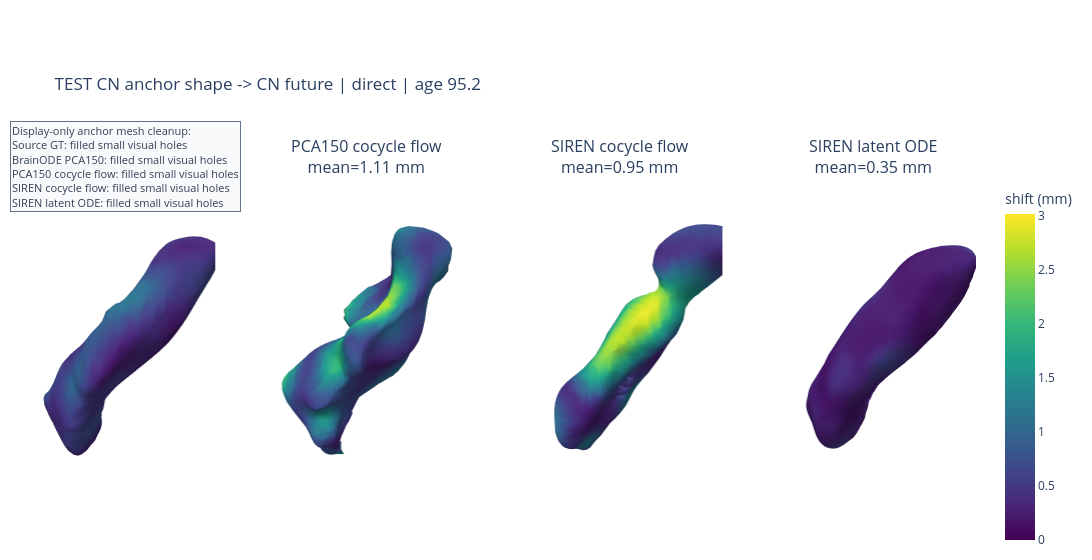
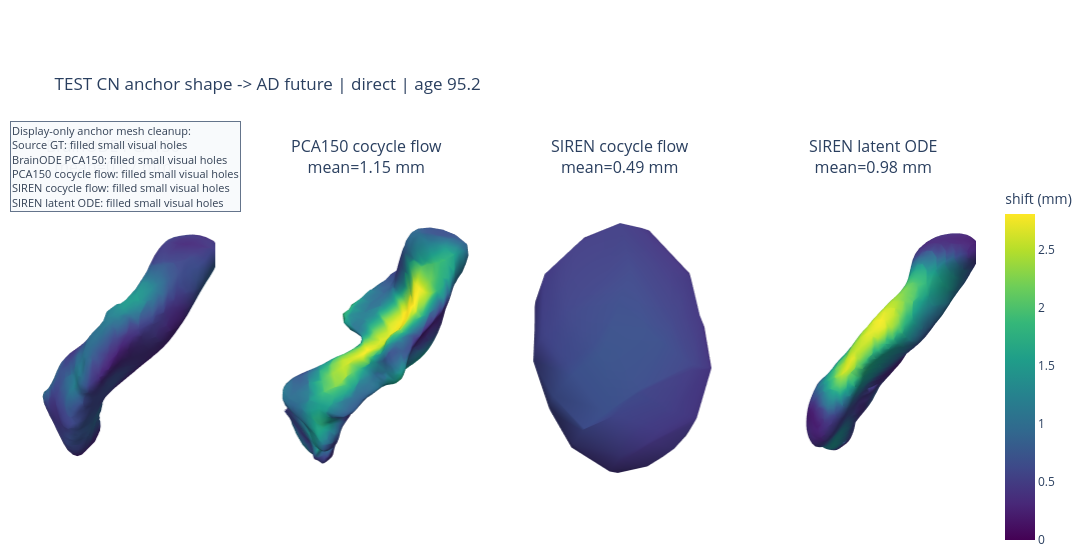

Source (notebook cell) for these figures, in order:
### Markdown cell above
## Long-horizon anchor change maps

These are source-to-future change maps for the selected anchor subject in the test split.
The source mesh is fixed. Only the requested future age and disease condition change.
These are not compared to real 20-year ground truth because that follow-up is outside the observed data.
Instead, they show whether a model produces a slow CN-like future or a faster AD-like future from
the same baseline anatomy.

### Code cell
display(Markdown(
    "### CN anchor -> CN future condition\n"
    "Input is a test-split CN source mesh. Every model forecasts the same long-horizon future age "
    "using the CN condition. The heatmap is future-vs-source displacement, so it shows predicted aging "
    "change from the baseline shape."
))
fig, table = ctx.plot_anchor_change_maps(
    split="test",
    diagnosis="CN",
    condition_label="CN",
    transport="direct",
)
fig.show()
display(table)

display(Markdown(
    "### CN anchor -> AD counterfactual future condition\n"
    "The source shape is still the same CN baseline mesh, but the disease condition is switched to AD. "
    "A useful disease-conditioned model should generally show a stronger hippocampal change than the "
    "CN-conditioned rollout from the same source."
))
fig, table = ctx.plot_anchor_change_maps(
    split="test",
    diagnosis="CN",
    condition_label="AD",
    transport="direct",
)
fig.show()
display(table)

### Figure 1 — Plotly figure (JSON) as saved in the notebook; plotly's stock layout.template omitted (floating-point values rounded to 4 significant figures; data arrays with more than 128 entries replaced by an {"elided": "..."} marker saying what was removed)
{"data": [{"cmax": 3.02, "cmin": 0, "colorscale": [[0, "#440154"], [0.1111, "#482878"], [0.2222, "#3e4989"], [0.3333, "#31688e"], [0.4444, "#26828e"], [0.5556, "#1f9e89"], [0.6667, "#35b779"], [0.7778, "#6ece58"], [0.8889, "#b5de2b"], [1, "#fde725"]], "flatshading": false, "hovertemplate": "shift=%{intensity:.6f}<extra></extra>", "i": {"elided": "4408 int values"}, "intensity": {"elided": "2206 float values"}, "intensitymode": "vertex", "j": {"elided": "4408 int values"}, "k": {"elided": "4408 int values"}, "lighting": {"ambient": 0.58, "diffuse": 0.82, "fresnel": 0.02, "roughness": 0.7, "specular": 0.15}, "lightposition": {"x": 170, "y": 130, "z": 110}, "name": "BrainODE PCA150", "opacity": 1, "scene": "scene", "showlegend": false, "showscale": false, "type": "mesh3d", "x": {"elided": "2206 float values"}, "y": {"elided": "2206 float values"}, "z": {"elided": "2206 float values"}}, {"cmax": 3.02, "cmin": 0, "colorscale": [[0, "#440154"], [0.1111, "#482878"], [0.2222, "#3e4989"], [0.3333, "#31688e"], [0.4444, "#26828e"], [0.5556, "#1f9e89"], [0.6667, "#35b779"], [0.7778, "#6ece58"], [0.8889, "#b5de2b"], [1, "#fde725"]], "flatshading": false, "hovertemplate": "shift=%{intensity:.6f}<extra></extra>", "i": {"elided": "4408 int values"}, "intensity": {"elided": "2206 float values"}, "intensitymode": "vertex", "j": {"elided": "4408 int values"}, "k": {"elided": "4408 int values"}, "lighting": {"ambient": 0.58, "diffuse": 0.82, "fresnel": 0.02, "roughness": 0.7, "specular": 0.15}, "lightposition": {"x": 170, "y": 130, "z": 110}, "name": "PCA150 cocycle flow", "opacity": 1, "scene": "scene2", "showlegend": false, "showscale": false, "type": "mesh3d", "x": {"elided": "2206 float values"}, "y": {"elided": "2206 float values"}, "z": {"elided": "2206 float values"}}, {"cmax": 3.02, "cmin": 0, "colorscale": [[0, "#440154"], [0.1111, "#482878"], [0.2222, "#3e4989"], [0.3333, "#31688e"], [0.4444, "#26828e"], [0.5556, "#1f9e89"], [0.6667, "#35b779"], [0.7778, "#6ece58"], [0.8889, "#b5de2b"], [1, "#fde725"]], "flatshading": false, "hovertemplate": "shift=%{intensity:.6f}<extra></extra>", "i": {"elided": "8622 int values"}, "intensity": {"elided": "4299 float values"}, "intensitymode": "vertex", "j": {"elided": "8622 int values"}, "k": {"elided": "8622 int values"}, "lighting": {"ambient": 0.58, "diffuse": 0.82, "fresnel": 0.02, "roughness": 0.7, "specular": 0.15}, "lightposition": {"x": 170, "y": 130, "z": 110}, "name": "SIREN cocycle flow", "opacity": 1, "scene": "scene3", "showlegend": false, "showscale": false, "type": "mesh3d", "x": {"elided": "4299 float values"}, "y": {"elided": "4299 float values"}, "z": {"elided": "4299 float values"}}, {"cmax": 3.02, "cmin": 0, "colorbar": {"title": {"text": "shift (mm)"}}, "colorscale": [[0, "#440154"], [0.1111, "#482878"], [0.2222, "#3e4989"], [0.3333, "#31688e"], [0.4444, "#26828e"], [0.5556, "#1f9e89"], [0.6667, "#35b779"], [0.7778, "#6ece58"], [0.8889, "#b5de2b"], [1, "#fde725"]], "flatshading": false, "hovertemplate": "shift=%{intensity:.6f}<extra></extra>", "i": {"elided": "12966 int values"}, "intensity": {"elided": "6545 float values"}, "intensitymode": "vertex", "j": {"elided": "12966 int values"}, "k": {"elided": "12966 int values"}, "lighting": {"ambient": 0.58, "diffuse": 0.82, "fresnel": 0.02, "roughness": 0.7, "specular": 0.15}, "lightposition": {"x": 170, "y": 130, "z": 110}, "name": "SIREN latent ODE", "opacity": 1, "scene": "scene4", "showlegend": false, "showscale": true, "type": "mesh3d", "x": {"elided": "6545 float values"}, "y": {"elided": "6545 float values"}, "z": {"elided": "6545 float values"}}], "layout": {"annotations": [{"font": {"size": 16}, "showarrow": false, "text": "BrainODE PCA150<br>mean=0.56 mm", "x": 0.1062, "xanchor": "center", "xref": "paper", "y": 1, "yanchor": "bottom", "yref": "paper"}, {"font": {"size": 16}, "showarrow": false, "text": "PCA150 cocycle flow<br>mean=1.11 mm", "x": 0.3688, "xanchor": "center", "xref": "paper", "y": 1, "yanchor": "bottom", "yref": "paper"}, {"font": {"size": 16}, "showarrow": false, "text": "SIREN cocycle flow<br>mean=0.95 mm", "x": 0.6313, "xanchor": "center", "xref": "paper", "y": 1, "yanchor": "bottom", "yref": "paper"}, {"font": {"size": 16}, "showarrow": false, "text": "SIREN latent ODE<br>mean=0.35 mm", "x": 0.8938, "xanchor": "center", "xref": "paper", "y": 1, "yanchor": "bottom", "yref": "paper"}, {"align": "left", "bgcolor": "rgba(248,250,252,0.96)", "bordercolor": "#64748b", "borderwidth": 1, "font": {"color": "#334155", "size": 11}, "showarrow": false, "text": "Display-only anchor mesh cleanup:<br>Source GT: filled small visual holes<br>BrainODE PCA150: filled small visual holes<br>PCA150 cocycle flow: filled small visual holes<br>SIREN cocycle flow: filled small visual holes<br>SIREN latent ODE: filled small visual holes", "x": 0, "xanchor": "left", "xref": "paper", "y": 1.16, "yanchor": "top", "yref": "paper"}], "height": 560, "margin": {"b": 10, "l": 10, "r": 20, "t": 180}, "scene": {"aspectmode": "data", "camera": {"eye": {"x": 1.45, "y": 1.45, "z": 0.78}}, "domain": {"x": [0, 0.2125], "y": [0, 1]}, "xaxis": {"visible": false}, "yaxis": {"visible": false}, "zaxis": {"visible": false}}, "scene2": {"aspectmode": "data", "camera": {"eye": {"x": 1.45, "y": 1.45, "z": 0.78}}, "domain": {"x": [0.2625, 0.475], "y": [0, 1]}, "xaxis": {"visible": false}, "yaxis": {"visible": false}, "zaxis": {"visible": false}}, "scene3": {"aspectmode": "data", "camera": {"eye": {"x": 1.45, "y": 1.45, "z": 0.78}}, "domain": {"x": [0.525, 0.7375], "y": [0, 1]}, "xaxis": {"visible": false}, "yaxis": {"visible": false}, "zaxis": {"visible": false}}, "scene4": {"aspectmode": "data", "camera": {"eye": {"x": 1.45, "y": 1.45, "z": 0.78}}, "domain": {"x": [0.7875, 1], "y": [0, 1]}, "xaxis": {"visible": false}, "yaxis": {"visible": false}, "zaxis": {"visible": false}}, "title": {"text": "TEST CN anchor shape -> CN future | direct | age 95.2"}, "width": 1400}}

### Figure 2 — Plotly figure (JSON) as saved in the notebook; plotly's stock layout.template omitted (floating-point values rounded to 4 significant figures; data arrays with more than 128 entries replaced by an {"elided": "..."} marker saying what was removed)
{"data": [{"cmax": 2.808, "cmin": 0, "colorscale": [[0, "#440154"], [0.1111, "#482878"], [0.2222, "#3e4989"], [0.3333, "#31688e"], [0.4444, "#26828e"], [0.5556, "#1f9e89"], [0.6667, "#35b779"], [0.7778, "#6ece58"], [0.8889, "#b5de2b"], [1, "#fde725"]], "flatshading": false, "hovertemplate": "shift=%{intensity:.6f}<extra></extra>", "i": {"elided": "4408 int values"}, "intensity": {"elided": "2206 float values"}, "intensitymode": "vertex", "j": {"elided": "4408 int values"}, "k": {"elided": "4408 int values"}, "lighting": {"ambient": 0.58, "diffuse": 0.82, "fresnel": 0.02, "roughness": 0.7, "specular": 0.15}, "lightposition": {"x": 170, "y": 130, "z": 110}, "name": "BrainODE PCA150", "opacity": 1, "scene": "scene", "showlegend": false, "showscale": false, "type": "mesh3d", "x": {"elided": "2206 float values"}, "y": {"elided": "2206 float values"}, "z": {"elided": "2206 float values"}}, {"cmax": 2.808, "cmin": 0, "colorscale": [[0, "#440154"], [0.1111, "#482878"], [0.2222, "#3e4989"], [0.3333, "#31688e"], [0.4444, "#26828e"], [0.5556, "#1f9e89"], [0.6667, "#35b779"], [0.7778, "#6ece58"], [0.8889, "#b5de2b"], [1, "#fde725"]], "flatshading": false, "hovertemplate": "shift=%{intensity:.6f}<extra></extra>", "i": {"elided": "4408 int values"}, "intensity": {"elided": "2206 float values"}, "intensitymode": "vertex", "j": {"elided": "4408 int values"}, "k": {"elided": "4408 int values"}, "lighting": {"ambient": 0.58, "diffuse": 0.82, "fresnel": 0.02, "roughness": 0.7, "specular": 0.15}, "lightposition": {"x": 170, "y": 130, "z": 110}, "name": "PCA150 cocycle flow", "opacity": 1, "scene": "scene2", "showlegend": false, "showscale": false, "type": "mesh3d", "x": {"elided": "2206 float values"}, "y": {"elided": "2206 float values"}, "z": {"elided": "2206 float values"}}, {"cmax": 2.808, "cmin": 0, "colorscale": [[0, "#440154"], [0.1111, "#482878"], [0.2222, "#3e4989"], [0.3333, "#31688e"], [0.4444, "#26828e"], [0.5556, "#1f9e89"], [0.6667, "#35b779"], [0.7778, "#6ece58"], [0.8889, "#b5de2b"], [1, "#fde725"]], "flatshading": false, "hovertemplate": "shift=%{intensity:.6f}<extra></extra>", "i": {"elided": "244 int values"}, "intensity": [0.4386, 0.4156, 0.416, 0.4794, 0.4593, 0.4979, 0.4954, 0.4893, 0.4229, 0.4364, 0.4411, 0.4626, 0.4648, 0.4391, 0.4425, 0.4416, 0.3822, 0.4096, 0.4126, 0.4538, 0.4383, 0.4639, 0.4152, 0.4448, 0.4415, 0.3965, 0.4284, 0.3993, 0.4788, 0.4955, 0.5009, 0.4681, 0.5061, 0.4991, 0.4568, 0.5402, 0.6021, 0.6645, 0.5849, 0.6202, 0.5806, 0.6907, 0.3863, 0.3676, 0.3744, 0.4084, 0.4285, 0.4097, 0.3934, 0.438, 0.3919, 0.3955, 0.502, 0.5717, 0.454, 0.5716, 0.6423, 0.5716, 0.675, 0.6847, 0.5746, 0.6642, 0.6848, 0.7227, 0.6911, 0.3657, 0.3895, 0.4135, 0.4451, 0.3982, 0.3953, 0.4314, 0.4257, 0.4049, 0.4146, 0.5158, 0.4656, 0.4274, 0.4616, 0.4136, 0.5064, 0.496, 0.4483, 0.5673, 0.6162, 0.5395, 0.6663, 0.6723, 0.6084, 0.5028, 0.5648, 0.588, 0.5865, 0.427, 0.4688, 0.4842, 0.4493, 0.4741, 0.5095, 0.5289, 0.5127, 0.4594, 0.4163, 0.4411, 0.5021, 0.5051, 0.4126, 0.4312, 0.4965, 0.4947, 0.4711, 0.5208, 0.4645, 0.5012, 0.5149, 0.5267, 0.535, 0.4956, 0.4907, 0.5083, 0.503, 0.453, 0.4801, 0.483], "intensitymode": "vertex", "j": {"elided": "244 int values"}, "k": {"elided": "244 int values"}, "lighting": {"ambient": 0.58, "diffuse": 0.82, "fresnel": 0.02, "roughness": 0.7, "specular": 0.15}, "lightposition": {"x": 170, "y": 130, "z": 110}, "name": "SIREN cocycle flow", "opacity": 1, "scene": "scene3", "showlegend": false, "showscale": false, "type": "mesh3d", "x": [-0.05084, -0.05405, -0.04959, -0.0595, -0.0682, -0.0692, -0.07182, -0.07104, -0.02425, -0.02244, -0.03273, -0.04205, -0.05056, -0.01793, -0.01205, -0.01913, -0.06088, -0.05026, -0.07767, -0.08601, -0.08025, -0.08666, -0.0839, -0.02017, -0.05231, -0.06442, -0.06391, -0.06406, 0.0001989, 0.002376, -0.007572, -0.01654, -0.0266, -0.03651, -0.06014, 0.008075, 0.01601, 0.01568, 0.007691, 5.597e-05, -0.0035, 0.01066, -0.05557, -0.06027, -0.07169, -0.08415, -0.08736, -0.0864, -0.04928, -0.0255, -0.07797, -0.07025, -0.0001091, -0.03772, -0.04697, 0.01277, 0.01639, 0.01997, -0.001947, -0.01273, -0.01831, 0.02687, 0.02754, 0.01747, -0.003015, -0.06677, -0.07671, -0.08482, -0.03184, -0.03701, -0.05324, -0.07059, -0.07636, -0.07288, -0.0711, -0.005915, -0.007387, -0.0536, -0.05168, -0.05245, 0.01608, -0.02478, -0.02706, 0.0281, 0.03029, 0.03337, 0.02131, 0.01114, 0.004796, -0.01596, 0.03575, 0.03154, 0.01856, -0.04292, -0.0531, -0.06235, -0.06995, -0.01762, -0.02235, -0.0404, -0.05377, -0.0528, -0.05233, -0.04909, 0.00908, 0.004814, -0.02945, -0.02856, 0.02343, 0.02582, 0.0248, -0.0007154, -0.02122, 0.03034, 0.02065, -0.028, -0.03744, -0.04618, -0.001738, -0.01149, -0.02053, -0.0284, 0.01541, 0.006334], "y": [0.00937, 0.006541, 0.003708, 0.03219, 0.02508, 0.04751, 0.04545, 0.04927, 0.01464, 0.006947, 0.03875, 0.05679, 0.0667, 0.01284, 0.03487, 0.05463, -0.01406, -0.02061, 0.004019, 0.02357, 0.05315, 0.04445, 0.05086, -0.02361, 0.06811, 0.06933, 0.0697, 0.06964, 0.004406, -0.01058, 0.03365, 0.05427, 0.06701, 0.07204, 0.07008, -0.002031, 0.02035, 0.02208, 0.04248, 0.05529, 0.05895, 0.04042, -0.02477, -0.02509, -0.01434, 0.004486, 0.02493, 0.03044, -0.03144, -0.03803, 0.04757, 0.05706, -0.03104, 0.07207, 0.06853, -0.02062, 0.01991, -0.01278, 0.05826, 0.06577, 0.06856, 0.002842, 0.02396, 0.04321, 0.06064, -0.02027, -0.006625, 0.02013, -0.04012, -0.03932, -0.03053, -0.01255, 0.00744, 0.02905, 0.03311, -0.03971, -0.04132, 0.05341, 0.05663, 0.05443, -0.03025, 0.06415, 0.06143, -0.01635, 0.01895, -0.006039, 0.03942, 0.0514, 0.05467, 0.05997, 0.005986, 0.02625, 0.04499, -0.03482, -0.02292, -0.004316, 0.02612, -0.03885, -0.03527, -0.0267, -0.008026, 0.01314, 0.05194, 0.02154, -0.03281, -0.03205, 0.03822, 0.03887, -0.01557, -0.0133, -0.01358, 0.04064, 0.03965, 0.00664, 0.02595, -0.02846, -0.01122, 0.011, -0.02556, -0.01061, 0.009472, 0.03803, -0.003099, 0.01671], "z": [-0.1434, -0.142, -0.1442, -0.1285, -0.1253, -0.1062, -0.1053, -0.1013, -0.1357, -0.1372, -0.1221, -0.1025, -0.08095, -0.1306, -0.1076, -0.0887, -0.1235, -0.1286, -0.1076, -0.08914, -0.07424, -0.06821, -0.06137, -0.1274, -0.07616, -0.04007, -0.04021, -0.03971, -0.1126, -0.1112, -0.1041, -0.08702, -0.06213, -0.03345, -0.03872, -0.1018, -0.07814, -0.07645, -0.06236, -0.04521, -0.04202, -0.05869, -0.1095, -0.09436, -0.08514, -0.06792, -0.0478, -0.04212, -0.09921, -0.1025, -0.02371, -0.01308, -0.09196, -0.02962, 0.001715, -0.07967, -0.07748, -0.07077, -0.0405, -0.01042, 0.005742, -0.05409, -0.03275, -0.01479, -0.0001015, -0.07637, -0.05239, -0.04143, -0.08125, -0.06527, -0.0587, -0.04303, -0.02371, -0.001477, 0.002863, -0.06872, -0.06316, 0.02573, 0.02327, 0.02692, -0.04874, 0.02873, 0.0375, -0.03308, -0.02604, -0.02197, -0.00884, 0.0168, 0.03514, 0.03758, -0.009536, 0.01027, 0.02732, -0.04898, -0.02325, -0.004199, 0.003101, -0.03203, -0.019, -0.01289, 0.004035, 0.02547, 0.02793, 0.03445, -0.02509, -0.01197, 0.05397, 0.05475, 0.007214, 0.006004, 0.009404, 0.06041, 0.05656, 0.03053, 0.04861, -0.004809, 0.0156, 0.03107, 0.005241, 0.02793, 0.04552, 0.05469, 0.03341, 0.05127]}, {"cmax": 2.808, "cmin": 0, "colorbar": {"title": {"text": "shift (mm)"}}, "colorscale": [[0, "#440154"], [0.1111, "#482878"], [0.2222, "#3e4989"], [0.3333, "#31688e"], [0.4444, "#26828e"], [0.5556, "#1f9e89"], [0.6667, "#35b779"], [0.7778, "#6ece58"], [0.8889, "#b5de2b"], [1, "#fde725"]], "flatshading": false, "hovertemplate": "shift=%{intensity:.6f}<extra></extra>", "i": {"elided": "9056 int values"}, "intensity": {"elided": "4518 float values"}, "intensitymode": "vertex", "j": {"elided": "9056 int values"}, "k": {"elided": "9056 int values"}, "lighting": {"ambient": 0.58, "diffuse": 0.82, "fresnel": 0.02, "roughness": 0.7, "specular": 0.15}, "lightposition": {"x": 170, "y": 130, "z": 110}, "name": "SIREN latent ODE", "opacity": 1, "scene": "scene4", "showlegend": false, "showscale": true, "type": "mesh3d", "x": {"elided": "4518 float values"}, "y": {"elided": "4518 float values"}, "z": {"elided": "4518 float values"}}], "layout": {"annotations": [{"font": {"size": 16}, "showarrow": false, "text": "BrainODE PCA150<br>mean=0.67 mm", "x": 0.1062, "xanchor": "center", "xref": "paper", "y": 1, "yanchor": "bottom", "yref": "paper"}, {"font": {"size": 16}, "showarrow": false, "text": "PCA150 cocycle flow<br>mean=1.15 mm", "x": 0.3688, "xanchor": "center", "xref": "paper", "y": 1, "yanchor": "bottom", "yref": "paper"}, {"font": {"size": 16}, "showarrow": false, "text": "SIREN cocycle flow<br>mean=0.49 mm", "x": 0.6313, "xanchor": "center", "xref": "paper", "y": 1, "yanchor": "bottom", "yref": "paper"}, {"font": {"size": 16}, "showarrow": false, "text": "SIREN latent ODE<br>mean=0.98 mm", "x": 0.8938, "xanchor": "center", "xref": "paper", "y": 1, "yanchor": "bottom", "yref": "paper"}, {"align": "left", "bgcolor": "rgba(248,250,252,0.96)", "bordercolor": "#64748b", "borderwidth": 1, "font": {"color": "#334155", "size": 11}, "showarrow": false, "text": "Display-only anchor mesh cleanup:<br>Source GT: filled small visual holes<br>BrainODE PCA150: filled small visual holes<br>PCA150 cocycle flow: filled small visual holes<br>SIREN cocycle flow: filled small visual holes<br>SIREN latent ODE: filled small visual holes", "x": 0, "xanchor": "left", "xref": "paper", "y": 1.16, "yanchor": "top", "yref": "paper"}], "height": 560, "margin": {"b": 10, "l": 10, "r": 20, "t": 180}, "scene": {"aspectmode": "data", "camera": {"eye": {"x": 1.45, "y": 1.45, "z": 0.78}}, "domain": {"x": [0, 0.2125], "y": [0, 1]}, "xaxis": {"visible": false}, "yaxis": {"visible": false}, "zaxis": {"visible": false}}, "scene2": {"aspectmode": "data", "camera": {"eye": {"x": 1.45, "y": 1.45, "z": 0.78}}, "domain": {"x": [0.2625, 0.475], "y": [0, 1]}, "xaxis": {"visible": false}, "yaxis": {"visible": false}, "zaxis": {"visible": false}}, "scene3": {"aspectmode": "data", "camera": {"eye": {"x": 1.45, "y": 1.45, "z": 0.78}}, "domain": {"x": [0.525, 0.7375], "y": [0, 1]}, "xaxis": {"visible": false}, "yaxis": {"visible": false}, "zaxis": {"visible": false}}, "scene4": {"aspectmode": "data", "camera": {"eye": {"x": 1.45, "y": 1.45, "z": 0.78}}, "domain": {"x": [0.7875, 1], "y": [0, 1]}, "xaxis": {"visible": false}, "yaxis": {"visible": false}, "zaxis": {"visible": false}}, "title": {"text": "TEST CN anchor shape -> AD future | direct | age 95.2"}, "width": 1400}}
